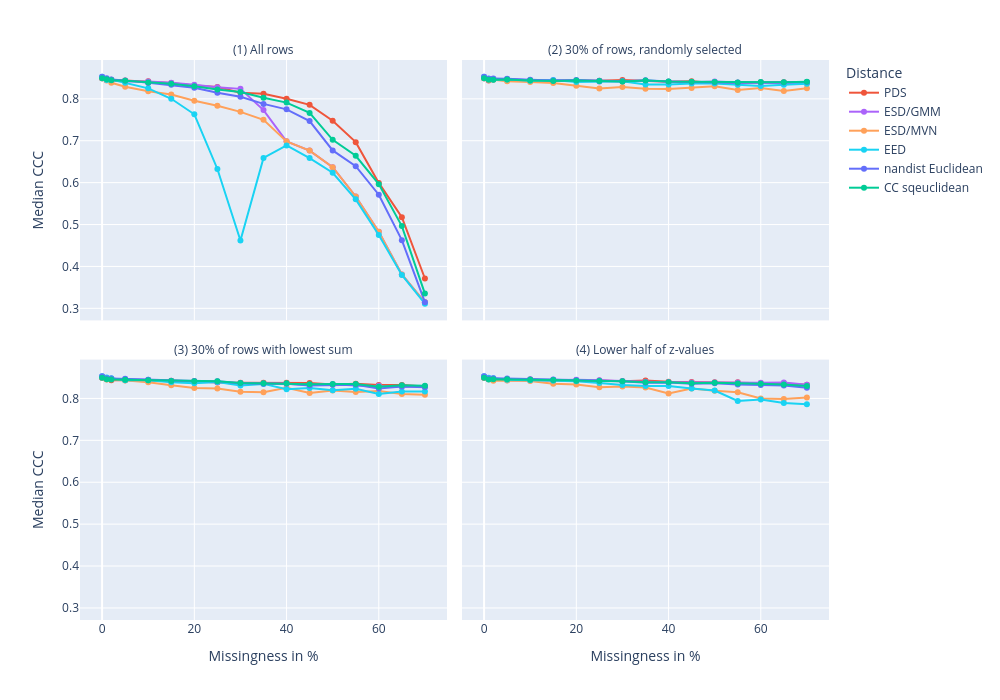
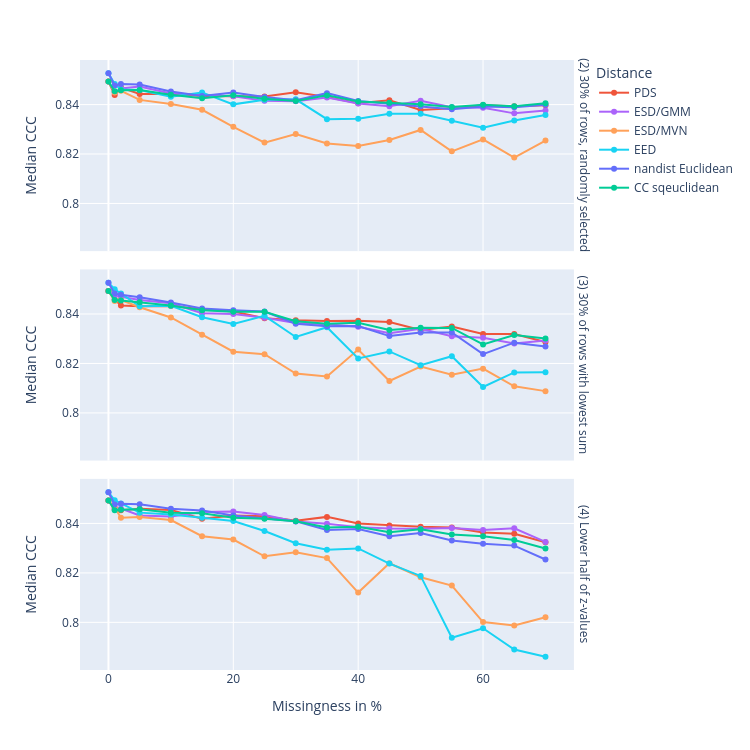

The notebook cell saved with these charts, in order:
### Markdown cell above
## CCC

### Code cell
quadplot("Median CCC")
threeplot("Median CCC")

### Figure 1 — Plotly figure (JSON) as saved in the notebook; plotly's stock layout.template omitted (floating-point values rounded to 4 significant figures)
{"data": [{"hovertemplate": "Distance=dixon_pds_sqeuclidean<br>Scenario=uniform_everywhere<br>Missingness in %=%{x}<br>Median CCC=%{y}<extra></extra>", "legendgroup": "dixon_pds_sqeuclidean", "line": {"color": "#EF553B", "dash": "solid"}, "marker": {"symbol": "circle"}, "mode": "lines+markers", "name": "PDS", "orientation": "v", "showlegend": true, "type": "scatter", "x": [0, 1, 2, 5, 10, 15, 20, 25, 30, 35, 40, 45, 50, 55, 60, 65, 70], "xaxis": "x3", "y": [0.8493, 0.845, 0.8457, 0.8438, 0.8418, 0.8376, 0.8318, 0.8281, 0.8148, 0.812, 0.8003, 0.7857, 0.7477, 0.6966, 0.5994, 0.5175, 0.3712], "yaxis": "y3"}, {"hovertemplate": "Distance=dixon_pds_sqeuclidean<br>Scenario=uniform_randomrows<br>Missingness in %=%{x}<br>Median CCC=%{y}<extra></extra>", "legendgroup": "dixon_pds_sqeuclidean", "line": {"color": "#EF553B", "dash": "solid"}, "marker": {"symbol": "circle"}, "mode": "lines+markers", "name": "PDS", "orientation": "v", "showlegend": false, "type": "scatter", "x": [0, 1, 2, 5, 10, 15, 20, 25, 30, 35, 40, 45, 50, 55, 60, 65, 70], "xaxis": "x4", "y": [0.8493, 0.8439, 0.8469, 0.8443, 0.8443, 0.8434, 0.8434, 0.8432, 0.845, 0.8431, 0.8405, 0.8418, 0.8378, 0.8385, 0.8397, 0.8393, 0.8398], "yaxis": "y4"}, {"hovertemplate": "Distance=dixon_pds_sqeuclidean<br>Scenario=uniform_lowestrowsumsonly<br>Missingness in %=%{x}<br>Median CCC=%{y}<extra></extra>", "legendgroup": "dixon_pds_sqeuclidean", "line": {"color": "#EF553B", "dash": "solid"}, "marker": {"symbol": "circle"}, "mode": "lines+markers", "name": "PDS", "orientation": "v", "showlegend": false, "type": "scatter", "x": [0, 1, 2, 5, 10, 15, 20, 25, 30, 35, 40, 45, 50, 55, 60, 65, 70], "xaxis": "x", "y": [0.8493, 0.846, 0.8435, 0.8431, 0.8432, 0.8419, 0.841, 0.8383, 0.8375, 0.8371, 0.8373, 0.8368, 0.8335, 0.835, 0.832, 0.8319, 0.8286], "yaxis": "y"}, {"hovertemplate": "Distance=dixon_pds_sqeuclidean<br>Scenario=uniform_halflowestscalars<br>Missingness in %=%{x}<br>Median CCC=%{y}<extra></extra>", "legendgroup": "dixon_pds_sqeuclidean", "line": {"color": "#EF553B", "dash": "solid"}, "marker": {"symbol": "circle"}, "mode": "lines+markers", "name": "PDS", "orientation": "v", "showlegend": false, "type": "scatter", "x": [0, 1, 2, 5, 10, 15, 20, 25, 30, 35, 40, 45, 50, 55, 60, 65, 70], "xaxis": "x2", "y": [0.8493, 0.8457, 0.8453, 0.846, 0.8455, 0.8419, 0.8432, 0.8429, 0.8411, 0.8427, 0.84, 0.8392, 0.8386, 0.8383, 0.8363, 0.8359, 0.8324], "yaxis": "y2"}, {"hovertemplate": "Distance=eirola_esd_gmm<br>Scenario=uniform_everywhere<br>Missingness in %=%{x}<br>Median CCC=%{y}<extra></extra>", "legendgroup": "eirola_esd_gmm", "line": {"color": "#AB63FA", "dash": "solid"}, "marker": {"symbol": "circle"}, "mode": "lines+markers", "name": "ESD/GMM", "orientation": "v", "showlegend": true, "type": "scatter", "x": [0, 1, 2, 5, 10, 15, 20, 25, 30, 35, 40, 45, 50, 55, 60, 65, 70], "xaxis": "x3", "y": [0.8493, 0.845, 0.8435, 0.8415, 0.8413, 0.8385, 0.8335, 0.8275, 0.8238, 0.7731, 0.6985, 0.6765, 0.6369, 0.5669, 0.4829, 0.3809, 0.3145], "yaxis": "y3"}, {"hovertemplate": "Distance=eirola_esd_gmm<br>Scenario=uniform_randomrows<br>Missingness in %=%{x}<br>Median CCC=%{y}<extra></extra>", "legendgroup": "eirola_esd_gmm", "line": {"color": "#AB63FA", "dash": "solid"}, "marker": {"symbol": "circle"}, "mode": "lines+markers", "name": "ESD/GMM", "orientation": "v", "showlegend": false, "type": "scatter", "x": [0, 1, 2, 5, 10, 15, 20, 25, 30, 35, 40, 45, 50, 55, 60, 65, 70], "xaxis": "x4", "y": [0.8493, 0.845, 0.8465, 0.8473, 0.8444, 0.8438, 0.8433, 0.8415, 0.8413, 0.8429, 0.8404, 0.8393, 0.8415, 0.839, 0.8387, 0.8364, 0.8377], "yaxis": "y4"}, {"hovertemplate": "Distance=eirola_esd_gmm<br>Scenario=uniform_lowestrowsumsonly<br>Missingness in %=%{x}<br>Median CCC=%{y}<extra></extra>", "legendgroup": "eirola_esd_gmm", "line": {"color": "#AB63FA", "dash": "solid"}, "marker": {"symbol": "circle"}, "mode": "lines+markers", "name": "ESD/GMM", "orientation": "v", "showlegend": false, "type": "scatter", "x": [0, 1, 2, 5, 10, 15, 20, 25, 30, 35, 40, 45, 50, 55, 60, 65, 70], "xaxis": "x", "y": [0.8493, 0.8474, 0.847, 0.8457, 0.8443, 0.8403, 0.84, 0.8385, 0.8364, 0.8359, 0.8348, 0.8323, 0.8341, 0.8311, 0.8304, 0.8281, 0.8293], "yaxis": "y"}, {"hovertemplate": "Distance=eirola_esd_gmm<br>Scenario=uniform_halflowestscalars<br>Missingness in %=%{x}<br>Median CCC=%{y}<extra></extra>", "legendgroup": "eirola_esd_gmm", "line": {"color": "#AB63FA", "dash": "solid"}, "marker": {"symbol": "circle"}, "mode": "lines+markers", "name": "ESD/GMM", "orientation": "v", "showlegend": false, "type": "scatter", "x": [0, 1, 2, 5, 10, 15, 20, 25, 30, 35, 40, 45, 50, 55, 60, 65, 70], "xaxis": "x2", "y": [0.8493, 0.8462, 0.846, 0.8432, 0.8428, 0.8446, 0.8448, 0.8434, 0.8408, 0.8398, 0.8385, 0.838, 0.8379, 0.8382, 0.8373, 0.838, 0.8325], "yaxis": "y2"}, {"hovertemplate": "Distance=eirola_esd_mvn<br>Scenario=uniform_everywhere<br>Missingness in %=%{x}<br>Median CCC=%{y}<extra></extra>", "legendgroup": "eirola_esd_mvn", "line": {"color": "#FFA15A", "dash": "solid"}, "marker": {"symbol": "circle"}, "mode": "lines+markers", "name": "ESD/MVN", "orientation": "v", "showlegend": true, "type": "scatter", "x": [0, 1, 2, 5, 10, 15, 20, 25, 30, 35, 40, 45, 50, 55, 60, 65, 70], "xaxis": "x3", "y": [0.8493, 0.844, 0.8382, 0.829, 0.8182, 0.8105, 0.7955, 0.7834, 0.7689, 0.7499, 0.6985, 0.6765, 0.6369, 0.5669, 0.4829, 0.3809, 0.3145], "yaxis": "y3"}, {"hovertemplate": "Distance=eirola_esd_mvn<br>Scenario=uniform_randomrows<br>Missingness in %=%{x}<br>Median CCC=%{y}<extra></extra>", "legendgroup": "eirola_esd_mvn", "line": {"color": "#FFA15A", "dash": "solid"}, "marker": {"symbol": "circle"}, "mode": "lines+markers", "name": "ESD/MVN", "orientation": "v", "showlegend": false, "type": "scatter", "x": [0, 1, 2, 5, 10, 15, 20, 25, 30, 35, 40, 45, 50, 55, 60, 65, 70], "xaxis": "x4", "y": [0.8493, 0.8449, 0.8456, 0.8419, 0.8402, 0.8379, 0.831, 0.8246, 0.8281, 0.8243, 0.8233, 0.8257, 0.8297, 0.8211, 0.8259, 0.8186, 0.8254], "yaxis": "y4"}, {"hovertemplate": "Distance=eirola_esd_mvn<br>Scenario=uniform_lowestrowsumsonly<br>Missingness in %=%{x}<br>Median CCC=%{y}<extra></extra>", "legendgroup": "eirola_esd_mvn", "line": {"color": "#FFA15A", "dash": "solid"}, "marker": {"symbol": "circle"}, "mode": "lines+markers", "name": "ESD/MVN", "orientation": "v", "showlegend": false, "type": "scatter", "x": [0, 1, 2, 5, 10, 15, 20, 25, 30, 35, 40, 45, 50, 55, 60, 65, 70], "xaxis": "x", "y": [0.8493, 0.8453, 0.8457, 0.8427, 0.8386, 0.8316, 0.8247, 0.8238, 0.8159, 0.8147, 0.8256, 0.8129, 0.8188, 0.8154, 0.8179, 0.8108, 0.8088], "yaxis": "y"}, {"hovertemplate": "Distance=eirola_esd_mvn<br>Scenario=uniform_halflowestscalars<br>Missingness in %=%{x}<br>Median CCC=%{y}<extra></extra>", "legendgroup": "eirola_esd_mvn", "line": {"color": "#FFA15A", "dash": "solid"}, "marker": {"symbol": "circle"}, "mode": "lines+markers", "name": "ESD/MVN", "orientation": "v", "showlegend": false, "type": "scatter", "x": [0, 1, 2, 5, 10, 15, 20, 25, 30, 35, 40, 45, 50, 55, 60, 65, 70], "xaxis": "x2", "y": [0.8493, 0.8464, 0.8423, 0.8426, 0.8414, 0.8348, 0.8335, 0.8267, 0.8284, 0.826, 0.812, 0.8239, 0.8183, 0.8149, 0.8001, 0.7988, 0.8021], "yaxis": "y2"}, {"hovertemplate": "Distance=mesquita_eed<br>Scenario=uniform_everywhere<br>Missingness in %=%{x}<br>Median CCC=%{y}<extra></extra>", "legendgroup": "mesquita_eed", "line": {"color": "#19D3F3", "dash": "solid"}, "marker": {"symbol": "circle"}, "mode": "lines+markers", "name": "EED", "orientation": "v", "showlegend": true, "type": "scatter", "x": [0, 1, 2, 5, 10, 15, 20, 25, 30, 35, 40, 45, 50, 55, 60, 65, 70], "xaxis": "x3", "y": [0.8527, 0.8452, 0.8458, 0.8382, 0.825, 0.8001, 0.7631, 0.6326, 0.4618, 0.6589, 0.6889, 0.6586, 0.6236, 0.5601, 0.4752, 0.3796, 0.3112], "yaxis": "y3"}, {"hovertemplate": "Distance=mesquita_eed<br>Scenario=uniform_randomrows<br>Missingness in %=%{x}<br>Median CCC=%{y}<extra></extra>", "legendgroup": "mesquita_eed", "line": {"color": "#19D3F3", "dash": "solid"}, "marker": {"symbol": "circle"}, "mode": "lines+markers", "name": "EED", "orientation": "v", "showlegend": false, "type": "scatter", "x": [0, 1, 2, 5, 10, 15, 20, 25, 30, 35, 40, 45, 50, 55, 60, 65, 70], "xaxis": "x4", "y": [0.8527, 0.8484, 0.8461, 0.8459, 0.8432, 0.8448, 0.8401, 0.842, 0.8421, 0.8341, 0.8343, 0.8363, 0.8363, 0.8334, 0.8306, 0.8335, 0.8358], "yaxis": "y4"}, {"hovertemplate": "Distance=mesquita_eed<br>Scenario=uniform_lowestrowsumsonly<br>Missingness in %=%{x}<br>Median CCC=%{y}<extra></extra>", "legendgroup": "mesquita_eed", "line": {"color": "#19D3F3", "dash": "solid"}, "marker": {"symbol": "circle"}, "mode": "lines+markers", "name": "EED", "orientation": "v", "showlegend": false, "type": "scatter", "x": [0, 1, 2, 5, 10, 15, 20, 25, 30, 35, 40, 45, 50, 55, 60, 65, 70], "xaxis": "x", "y": [0.8527, 0.85, 0.8483, 0.8431, 0.8434, 0.8387, 0.836, 0.8392, 0.8307, 0.8347, 0.822, 0.8249, 0.8193, 0.8229, 0.8105, 0.8164, 0.8165], "yaxis": "y"}, {"hovertemplate": "Distance=mesquita_eed<br>Scenario=uniform_halflowestscalars<br>Missingness in %=%{x}<br>Median CCC=%{y}<extra></extra>", "legendgroup": "mesquita_eed", "line": {"color": "#19D3F3", "dash": "solid"}, "marker": {"symbol": "circle"}, "mode": "lines+markers", "name": "EED", "orientation": "v", "showlegend": false, "type": "scatter", "x": [0, 1, 2, 5, 10, 15, 20, 25, 30, 35, 40, 45, 50, 55, 60, 65, 70], "xaxis": "x2", "y": [0.8527, 0.8493, 0.8481, 0.8444, 0.8436, 0.8423, 0.841, 0.837, 0.832, 0.8294, 0.8299, 0.8238, 0.8188, 0.7938, 0.7976, 0.789, 0.7861], "yaxis": "y2"}, {"hovertemplate": "Distance=nandist_euclidean<br>Scenario=uniform_everywhere<br>Missingness in %=%{x}<br>Median CCC=%{y}<extra></extra>", "legendgroup": "nandist_euclidean", "line": {"color": "#636EFA", "dash": "solid"}, "marker": {"symbol": "circle"}, "mode": "lines+markers", "name": "nandist Euclidean", "orientation": "v", "showlegend": true, "type": "scatter", "x": [0, 1, 2, 5, 10, 15, 20, 25, 30, 35, 40, 45, 50, 55, 60, 65, 70], "xaxis": "x3", "y": [0.8527, 0.849, 0.846, 0.844, 0.838, 0.8336, 0.8264, 0.8148, 0.8047, 0.7879, 0.7748, 0.747, 0.6769, 0.6392, 0.5712, 0.4627, 0.3147], "yaxis": "y3"}, {"hovertemplate": "Distance=nandist_euclidean<br>Scenario=uniform_randomrows<br>Missingness in %=%{x}<br>Median CCC=%{y}<extra></extra>", "legendgroup": "nandist_euclidean", "line": {"color": "#636EFA", "dash": "solid"}, "marker": {"symbol": "circle"}, "mode": "lines+markers", "name": "nandist Euclidean", "orientation": "v", "showlegend": false, "type": "scatter", "x": [0, 1, 2, 5, 10, 15, 20, 25, 30, 35, 40, 45, 50, 55, 60, 65, 70], "xaxis": "x4", "y": [0.8527, 0.8477, 0.8483, 0.8481, 0.8453, 0.8435, 0.8449, 0.8431, 0.8418, 0.8446, 0.8414, 0.8404, 0.8394, 0.8381, 0.8392, 0.8389, 0.8399], "yaxis": "y4"}, {"hovertemplate": "Distance=nandist_euclidean<br>Scenario=uniform_lowestrowsumsonly<br>Missingness in %=%{x}<br>Median CCC=%{y}<extra></extra>", "legendgroup": "nandist_euclidean", "line": {"color": "#636EFA", "dash": "solid"}, "marker": {"symbol": "circle"}, "mode": "lines+markers", "name": "nandist Euclidean", "orientation": "v", "showlegend": false, "type": "scatter", "x": [0, 1, 2, 5, 10, 15, 20, 25, 30, 35, 40, 45, 50, 55, 60, 65, 70], "xaxis": "x", "y": [0.8527, 0.8482, 0.8478, 0.8467, 0.8446, 0.8422, 0.8415, 0.841, 0.8361, 0.8351, 0.8351, 0.8311, 0.8325, 0.8325, 0.8238, 0.8284, 0.8268], "yaxis": "y"}, {"hovertemplate": "Distance=nandist_euclidean<br>Scenario=uniform_halflowestscalars<br>Missingness in %=%{x}<br>Median CCC=%{y}<extra></extra>", "legendgroup": "nandist_euclidean", "line": {"color": "#636EFA", "dash": "solid"}, "marker": {"symbol": "circle"}, "mode": "lines+markers", "name": "nandist Euclidean", "orientation": "v", "showlegend": false, "type": "scatter", "x": [0, 1, 2, 5, 10, 15, 20, 25, 30, 35, 40, 45, 50, 55, 60, 65, 70], "xaxis": "x2", "y": [0.8527, 0.8477, 0.848, 0.8477, 0.8459, 0.8453, 0.8433, 0.8421, 0.8409, 0.8373, 0.8378, 0.8348, 0.8361, 0.8331, 0.8318, 0.831, 0.8254], "yaxis": "y2"}, {"hovertemplate": "Distance=sqeuclidean<br>Scenario=uniform_everywhere<br>Missingness in %=%{x}<br>Median CCC=%{y}<extra></extra>", "legendgroup": "sqeuclidean", "line": {"color": "#00CC96", "dash": "solid"}, "marker": {"symbol": "circle"}, "mode": "lines+markers", "name": "CC sqeuclidean", "orientation": "v", "showlegend": true, "type": "scatter", "x": [0, 1, 2, 5, 10, 15, 20, 25, 30, 35, 40, 45, 50, 55, 60, 65, 70], "xaxis": "x3", "y": [0.8493, 0.8467, 0.8444, 0.8431, 0.8389, 0.8362, 0.8301, 0.8221, 0.8162, 0.8024, 0.791, 0.7664, 0.7021, 0.6641, 0.5964, 0.4962, 0.3351], "yaxis": "y3"}, {"hovertemplate": "Distance=sqeuclidean<br>Scenario=uniform_randomrows<br>Missingness in %=%{x}<br>Median CCC=%{y}<extra></extra>", "legendgroup": "sqeuclidean", "line": {"color": "#00CC96", "dash": "solid"}, "marker": {"symbol": "circle"}, "mode": "lines+markers", "name": "CC sqeuclidean", "orientation": "v", "showlegend": false, "type": "scatter", "x": [0, 1, 2, 5, 10, 15, 20, 25, 30, 35, 40, 45, 50, 55, 60, 65, 70], "xaxis": "x4", "y": [0.8493, 0.8454, 0.8458, 0.8459, 0.8439, 0.8425, 0.8438, 0.8424, 0.8415, 0.8437, 0.8412, 0.8408, 0.8401, 0.839, 0.8399, 0.8394, 0.8406], "yaxis": "y4"}, {"hovertemplate": "Distance=sqeuclidean<br>Scenario=uniform_lowestrowsumsonly<br>Missingness in %=%{x}<br>Median CCC=%{y}<extra></extra>", "legendgroup": "sqeuclidean", "line": {"color": "#00CC96", "dash": "solid"}, "marker": {"symbol": "circle"}, "mode": "lines+markers", "name": "CC sqeuclidean", "orientation": "v", "showlegend": false, "type": "scatter", "x": [0, 1, 2, 5, 10, 15, 20, 25, 30, 35, 40, 45, 50, 55, 60, 65, 70], "xaxis": "x", "y": [0.8493, 0.8456, 0.8454, 0.8447, 0.8435, 0.8415, 0.8409, 0.8409, 0.8371, 0.836, 0.8364, 0.8336, 0.8344, 0.8344, 0.8277, 0.8315, 0.8301], "yaxis": "y"}, {"hovertemplate": "Distance=sqeuclidean<br>Scenario=uniform_halflowestscalars<br>Missingness in %=%{x}<br>Median CCC=%{y}<extra></extra>", "legendgroup": "sqeuclidean", "line": {"color": "#00CC96", "dash": "solid"}, "marker": {"symbol": "circle"}, "mode": "lines+markers", "name": "CC sqeuclidean", "orientation": "v", "showlegend": false, "type": "scatter", "x": [0, 1, 2, 5, 10, 15, 20, 25, 30, 35, 40, 45, 50, 55, 60, 65, 70], "xaxis": "x2", "y": [0.8493, 0.8453, 0.8456, 0.8458, 0.8444, 0.8441, 0.8423, 0.8419, 0.8409, 0.8384, 0.8387, 0.8364, 0.8376, 0.8356, 0.8348, 0.8333, 0.8299], "yaxis": "y2"}], "layout": {"annotations": [{"font": {}, "showarrow": false, "text": "(3) 30% of rows with lowest sum", "x": 0.245, "xanchor": "center", "xref": "paper", "y": 0.465, "yanchor": "bottom", "yref": "paper"}, {"font": {}, "showarrow": false, "text": "(4) Lower half of z-values", "x": 0.755, "xanchor": "center", "xref": "paper", "y": 0.465, "yanchor": "bottom", "yref": "paper"}, {"font": {}, "showarrow": false, "text": "(1) All rows", "x": 0.245, "xanchor": "center", "xref": "paper", "y": 1.0, "yanchor": "bottom", "yref": "paper"}, {"font": {}, "showarrow": false, "text": "(2) 30% of rows, randomly selected", "x": 0.755, "xanchor": "center", "xref": "paper", "y": 1.0, "yanchor": "bottom", "yref": "paper"}], "height": 700, "legend": {"title": {"text": "Distance"}, "tracegroupgap": 0}, "margin": {"t": 60}, "width": 1000, "xaxis": {"anchor": "y", "domain": [0, 0.49], "title": {"text": "Missingness in %"}}, "xaxis2": {"anchor": "y2", "domain": [0.51, 1], "matches": "x", "title": {"text": "Missingness in %"}}, "xaxis3": {"anchor": "y3", "domain": [0, 0.49], "matches": "x", "showticklabels": false}, "xaxis4": {"anchor": "y4", "domain": [0.51, 1], "matches": "x", "showticklabels": false}, "yaxis": {"anchor": "x", "domain": [0, 0.465], "title": {"text": "Median CCC"}}, "yaxis2": {"anchor": "x2", "domain": [0, 0.465], "matches": "y", "showticklabels": false}, "yaxis3": {"anchor": "x3", "domain": [0.535, 1.0], "matches": "y", "title": {"text": "Median CCC"}}, "yaxis4": {"anchor": "x4", "domain": [0.535, 1.0], "matches": "y", "showticklabels": false}}}

### Figure 2 — Plotly figure (JSON) as saved in the notebook; plotly's stock layout.template omitted (floating-point values rounded to 4 significant figures)
{"data": [{"hovertemplate": "Distance=dixon_pds_sqeuclidean<br>Scenario=uniform_randomrows<br>Missingness in %=%{x}<br>Median CCC=%{y}<extra></extra>", "legendgroup": "dixon_pds_sqeuclidean", "line": {"color": "#EF553B", "dash": "solid"}, "marker": {"symbol": "circle"}, "mode": "lines+markers", "name": "PDS", "orientation": "v", "showlegend": true, "type": "scatter", "x": [0, 1, 2, 5, 10, 15, 20, 25, 30, 35, 40, 45, 50, 55, 60, 65, 70], "xaxis": "x3", "y": [0.8493, 0.8439, 0.8469, 0.8443, 0.8443, 0.8434, 0.8434, 0.8432, 0.845, 0.8431, 0.8405, 0.8418, 0.8378, 0.8385, 0.8397, 0.8393, 0.8398], "yaxis": "y3"}, {"hovertemplate": "Distance=dixon_pds_sqeuclidean<br>Scenario=uniform_lowestrowsumsonly<br>Missingness in %=%{x}<br>Median CCC=%{y}<extra></extra>", "legendgroup": "dixon_pds_sqeuclidean", "line": {"color": "#EF553B", "dash": "solid"}, "marker": {"symbol": "circle"}, "mode": "lines+markers", "name": "PDS", "orientation": "v", "showlegend": false, "type": "scatter", "x": [0, 1, 2, 5, 10, 15, 20, 25, 30, 35, 40, 45, 50, 55, 60, 65, 70], "xaxis": "x2", "y": [0.8493, 0.846, 0.8435, 0.8431, 0.8432, 0.8419, 0.841, 0.8383, 0.8375, 0.8371, 0.8373, 0.8368, 0.8335, 0.835, 0.832, 0.8319, 0.8286], "yaxis": "y2"}, {"hovertemplate": "Distance=dixon_pds_sqeuclidean<br>Scenario=uniform_halflowestscalars<br>Missingness in %=%{x}<br>Median CCC=%{y}<extra></extra>", "legendgroup": "dixon_pds_sqeuclidean", "line": {"color": "#EF553B", "dash": "solid"}, "marker": {"symbol": "circle"}, "mode": "lines+markers", "name": "PDS", "orientation": "v", "showlegend": false, "type": "scatter", "x": [0, 1, 2, 5, 10, 15, 20, 25, 30, 35, 40, 45, 50, 55, 60, 65, 70], "xaxis": "x", "y": [0.8493, 0.8457, 0.8453, 0.846, 0.8455, 0.8419, 0.8432, 0.8429, 0.8411, 0.8427, 0.84, 0.8392, 0.8386, 0.8383, 0.8363, 0.8359, 0.8324], "yaxis": "y"}, {"hovertemplate": "Distance=eirola_esd_gmm<br>Scenario=uniform_randomrows<br>Missingness in %=%{x}<br>Median CCC=%{y}<extra></extra>", "legendgroup": "eirola_esd_gmm", "line": {"color": "#AB63FA", "dash": "solid"}, "marker": {"symbol": "circle"}, "mode": "lines+markers", "name": "ESD/GMM", "orientation": "v", "showlegend": true, "type": "scatter", "x": [0, 1, 2, 5, 10, 15, 20, 25, 30, 35, 40, 45, 50, 55, 60, 65, 70], "xaxis": "x3", "y": [0.8493, 0.845, 0.8465, 0.8473, 0.8444, 0.8438, 0.8433, 0.8415, 0.8413, 0.8429, 0.8404, 0.8393, 0.8415, 0.839, 0.8387, 0.8364, 0.8377], "yaxis": "y3"}, {"hovertemplate": "Distance=eirola_esd_gmm<br>Scenario=uniform_lowestrowsumsonly<br>Missingness in %=%{x}<br>Median CCC=%{y}<extra></extra>", "legendgroup": "eirola_esd_gmm", "line": {"color": "#AB63FA", "dash": "solid"}, "marker": {"symbol": "circle"}, "mode": "lines+markers", "name": "ESD/GMM", "orientation": "v", "showlegend": false, "type": "scatter", "x": [0, 1, 2, 5, 10, 15, 20, 25, 30, 35, 40, 45, 50, 55, 60, 65, 70], "xaxis": "x2", "y": [0.8493, 0.8474, 0.847, 0.8457, 0.8443, 0.8403, 0.84, 0.8385, 0.8364, 0.8359, 0.8348, 0.8323, 0.8341, 0.8311, 0.8304, 0.8281, 0.8293], "yaxis": "y2"}, {"hovertemplate": "Distance=eirola_esd_gmm<br>Scenario=uniform_halflowestscalars<br>Missingness in %=%{x}<br>Median CCC=%{y}<extra></extra>", "legendgroup": "eirola_esd_gmm", "line": {"color": "#AB63FA", "dash": "solid"}, "marker": {"symbol": "circle"}, "mode": "lines+markers", "name": "ESD/GMM", "orientation": "v", "showlegend": false, "type": "scatter", "x": [0, 1, 2, 5, 10, 15, 20, 25, 30, 35, 40, 45, 50, 55, 60, 65, 70], "xaxis": "x", "y": [0.8493, 0.8462, 0.846, 0.8432, 0.8428, 0.8446, 0.8448, 0.8434, 0.8408, 0.8398, 0.8385, 0.838, 0.8379, 0.8382, 0.8373, 0.838, 0.8325], "yaxis": "y"}, {"hovertemplate": "Distance=eirola_esd_mvn<br>Scenario=uniform_randomrows<br>Missingness in %=%{x}<br>Median CCC=%{y}<extra></extra>", "legendgroup": "eirola_esd_mvn", "line": {"color": "#FFA15A", "dash": "solid"}, "marker": {"symbol": "circle"}, "mode": "lines+markers", "name": "ESD/MVN", "orientation": "v", "showlegend": true, "type": "scatter", "x": [0, 1, 2, 5, 10, 15, 20, 25, 30, 35, 40, 45, 50, 55, 60, 65, 70], "xaxis": "x3", "y": [0.8493, 0.8449, 0.8456, 0.8419, 0.8402, 0.8379, 0.831, 0.8246, 0.8281, 0.8243, 0.8233, 0.8257, 0.8297, 0.8211, 0.8259, 0.8186, 0.8254], "yaxis": "y3"}, {"hovertemplate": "Distance=eirola_esd_mvn<br>Scenario=uniform_lowestrowsumsonly<br>Missingness in %=%{x}<br>Median CCC=%{y}<extra></extra>", "legendgroup": "eirola_esd_mvn", "line": {"color": "#FFA15A", "dash": "solid"}, "marker": {"symbol": "circle"}, "mode": "lines+markers", "name": "ESD/MVN", "orientation": "v", "showlegend": false, "type": "scatter", "x": [0, 1, 2, 5, 10, 15, 20, 25, 30, 35, 40, 45, 50, 55, 60, 65, 70], "xaxis": "x2", "y": [0.8493, 0.8453, 0.8457, 0.8427, 0.8386, 0.8316, 0.8247, 0.8238, 0.8159, 0.8147, 0.8256, 0.8129, 0.8188, 0.8154, 0.8179, 0.8108, 0.8088], "yaxis": "y2"}, {"hovertemplate": "Distance=eirola_esd_mvn<br>Scenario=uniform_halflowestscalars<br>Missingness in %=%{x}<br>Median CCC=%{y}<extra></extra>", "legendgroup": "eirola_esd_mvn", "line": {"color": "#FFA15A", "dash": "solid"}, "marker": {"symbol": "circle"}, "mode": "lines+markers", "name": "ESD/MVN", "orientation": "v", "showlegend": false, "type": "scatter", "x": [0, 1, 2, 5, 10, 15, 20, 25, 30, 35, 40, 45, 50, 55, 60, 65, 70], "xaxis": "x", "y": [0.8493, 0.8464, 0.8423, 0.8426, 0.8414, 0.8348, 0.8335, 0.8267, 0.8284, 0.826, 0.812, 0.8239, 0.8183, 0.8149, 0.8001, 0.7988, 0.8021], "yaxis": "y"}, {"hovertemplate": "Distance=mesquita_eed<br>Scenario=uniform_randomrows<br>Missingness in %=%{x}<br>Median CCC=%{y}<extra></extra>", "legendgroup": "mesquita_eed", "line": {"color": "#19D3F3", "dash": "solid"}, "marker": {"symbol": "circle"}, "mode": "lines+markers", "name": "EED", "orientation": "v", "showlegend": true, "type": "scatter", "x": [0, 1, 2, 5, 10, 15, 20, 25, 30, 35, 40, 45, 50, 55, 60, 65, 70], "xaxis": "x3", "y": [0.8527, 0.8484, 0.8461, 0.8459, 0.8432, 0.8448, 0.8401, 0.842, 0.8421, 0.8341, 0.8343, 0.8363, 0.8363, 0.8334, 0.8306, 0.8335, 0.8358], "yaxis": "y3"}, {"hovertemplate": "Distance=mesquita_eed<br>Scenario=uniform_lowestrowsumsonly<br>Missingness in %=%{x}<br>Median CCC=%{y}<extra></extra>", "legendgroup": "mesquita_eed", "line": {"color": "#19D3F3", "dash": "solid"}, "marker": {"symbol": "circle"}, "mode": "lines+markers", "name": "EED", "orientation": "v", "showlegend": false, "type": "scatter", "x": [0, 1, 2, 5, 10, 15, 20, 25, 30, 35, 40, 45, 50, 55, 60, 65, 70], "xaxis": "x2", "y": [0.8527, 0.85, 0.8483, 0.8431, 0.8434, 0.8387, 0.836, 0.8392, 0.8307, 0.8347, 0.822, 0.8249, 0.8193, 0.8229, 0.8105, 0.8164, 0.8165], "yaxis": "y2"}, {"hovertemplate": "Distance=mesquita_eed<br>Scenario=uniform_halflowestscalars<br>Missingness in %=%{x}<br>Median CCC=%{y}<extra></extra>", "legendgroup": "mesquita_eed", "line": {"color": "#19D3F3", "dash": "solid"}, "marker": {"symbol": "circle"}, "mode": "lines+markers", "name": "EED", "orientation": "v", "showlegend": false, "type": "scatter", "x": [0, 1, 2, 5, 10, 15, 20, 25, 30, 35, 40, 45, 50, 55, 60, 65, 70], "xaxis": "x", "y": [0.8527, 0.8493, 0.8481, 0.8444, 0.8436, 0.8423, 0.841, 0.837, 0.832, 0.8294, 0.8299, 0.8238, 0.8188, 0.7938, 0.7976, 0.789, 0.7861], "yaxis": "y"}, {"hovertemplate": "Distance=nandist_euclidean<br>Scenario=uniform_randomrows<br>Missingness in %=%{x}<br>Median CCC=%{y}<extra></extra>", "legendgroup": "nandist_euclidean", "line": {"color": "#636EFA", "dash": "solid"}, "marker": {"symbol": "circle"}, "mode": "lines+markers", "name": "nandist Euclidean", "orientation": "v", "showlegend": true, "type": "scatter", "x": [0, 1, 2, 5, 10, 15, 20, 25, 30, 35, 40, 45, 50, 55, 60, 65, 70], "xaxis": "x3", "y": [0.8527, 0.8477, 0.8483, 0.8481, 0.8453, 0.8435, 0.8449, 0.8431, 0.8418, 0.8446, 0.8414, 0.8404, 0.8394, 0.8381, 0.8392, 0.8389, 0.8399], "yaxis": "y3"}, {"hovertemplate": "Distance=nandist_euclidean<br>Scenario=uniform_lowestrowsumsonly<br>Missingness in %=%{x}<br>Median CCC=%{y}<extra></extra>", "legendgroup": "nandist_euclidean", "line": {"color": "#636EFA", "dash": "solid"}, "marker": {"symbol": "circle"}, "mode": "lines+markers", "name": "nandist Euclidean", "orientation": "v", "showlegend": false, "type": "scatter", "x": [0, 1, 2, 5, 10, 15, 20, 25, 30, 35, 40, 45, 50, 55, 60, 65, 70], "xaxis": "x2", "y": [0.8527, 0.8482, 0.8478, 0.8467, 0.8446, 0.8422, 0.8415, 0.841, 0.8361, 0.8351, 0.8351, 0.8311, 0.8325, 0.8325, 0.8238, 0.8284, 0.8268], "yaxis": "y2"}, {"hovertemplate": "Distance=nandist_euclidean<br>Scenario=uniform_halflowestscalars<br>Missingness in %=%{x}<br>Median CCC=%{y}<extra></extra>", "legendgroup": "nandist_euclidean", "line": {"color": "#636EFA", "dash": "solid"}, "marker": {"symbol": "circle"}, "mode": "lines+markers", "name": "nandist Euclidean", "orientation": "v", "showlegend": false, "type": "scatter", "x": [0, 1, 2, 5, 10, 15, 20, 25, 30, 35, 40, 45, 50, 55, 60, 65, 70], "xaxis": "x", "y": [0.8527, 0.8477, 0.848, 0.8477, 0.8459, 0.8453, 0.8433, 0.8421, 0.8409, 0.8373, 0.8378, 0.8348, 0.8361, 0.8331, 0.8318, 0.831, 0.8254], "yaxis": "y"}, {"hovertemplate": "Distance=sqeuclidean<br>Scenario=uniform_randomrows<br>Missingness in %=%{x}<br>Median CCC=%{y}<extra></extra>", "legendgroup": "sqeuclidean", "line": {"color": "#00CC96", "dash": "solid"}, "marker": {"symbol": "circle"}, "mode": "lines+markers", "name": "CC sqeuclidean", "orientation": "v", "showlegend": true, "type": "scatter", "x": [0, 1, 2, 5, 10, 15, 20, 25, 30, 35, 40, 45, 50, 55, 60, 65, 70], "xaxis": "x3", "y": [0.8493, 0.8454, 0.8458, 0.8459, 0.8439, 0.8425, 0.8438, 0.8424, 0.8415, 0.8437, 0.8412, 0.8408, 0.8401, 0.839, 0.8399, 0.8394, 0.8406], "yaxis": "y3"}, {"hovertemplate": "Distance=sqeuclidean<br>Scenario=uniform_lowestrowsumsonly<br>Missingness in %=%{x}<br>Median CCC=%{y}<extra></extra>", "legendgroup": "sqeuclidean", "line": {"color": "#00CC96", "dash": "solid"}, "marker": {"symbol": "circle"}, "mode": "lines+markers", "name": "CC sqeuclidean", "orientation": "v", "showlegend": false, "type": "scatter", "x": [0, 1, 2, 5, 10, 15, 20, 25, 30, 35, 40, 45, 50, 55, 60, 65, 70], "xaxis": "x2", "y": [0.8493, 0.8456, 0.8454, 0.8447, 0.8435, 0.8415, 0.8409, 0.8409, 0.8371, 0.836, 0.8364, 0.8336, 0.8344, 0.8344, 0.8277, 0.8315, 0.8301], "yaxis": "y2"}, {"hovertemplate": "Distance=sqeuclidean<br>Scenario=uniform_halflowestscalars<br>Missingness in %=%{x}<br>Median CCC=%{y}<extra></extra>", "legendgroup": "sqeuclidean", "line": {"color": "#00CC96", "dash": "solid"}, "marker": {"symbol": "circle"}, "mode": "lines+markers", "name": "CC sqeuclidean", "orientation": "v", "showlegend": false, "type": "scatter", "x": [0, 1, 2, 5, 10, 15, 20, 25, 30, 35, 40, 45, 50, 55, 60, 65, 70], "xaxis": "x", "y": [0.8493, 0.8453, 0.8456, 0.8458, 0.8444, 0.8441, 0.8423, 0.8419, 0.8409, 0.8384, 0.8387, 0.8364, 0.8376, 0.8356, 0.8348, 0.8333, 0.8299], "yaxis": "y"}], "layout": {"annotations": [{"font": {}, "showarrow": false, "text": "(4) Lower half of z-values", "textangle": 90, "x": 0.98, "xanchor": "left", "xref": "paper", "y": 0.1567, "yanchor": "middle", "yref": "paper"}, {"font": {}, "showarrow": false, "text": "(3) 30% of rows with lowest sum", "textangle": 90, "x": 0.98, "xanchor": "left", "xref": "paper", "y": 0.5, "yanchor": "middle", "yref": "paper"}, {"font": {}, "showarrow": false, "text": "(2) 30% of rows, randomly selected", "textangle": 90, "x": 0.98, "xanchor": "left", "xref": "paper", "y": 0.8433, "yanchor": "middle", "yref": "paper"}], "height": 750, "legend": {"title": {"text": "Distance"}, "tracegroupgap": 0}, "margin": {"t": 60}, "width": 750, "xaxis": {"anchor": "y", "domain": [0, 0.98], "title": {"text": "Missingness in %"}}, "xaxis2": {"anchor": "y2", "domain": [0, 0.98], "matches": "x", "showticklabels": false}, "xaxis3": {"anchor": "y3", "domain": [0, 0.98], "matches": "x", "showticklabels": false}, "yaxis": {"anchor": "x", "domain": [0, 0.3133], "title": {"text": "Median CCC"}}, "yaxis2": {"anchor": "x2", "domain": [0.3433, 0.6567], "matches": "y", "title": {"text": "Median CCC"}}, "yaxis3": {"anchor": "x3", "domain": [0.6867, 1.0], "matches": "y", "title": {"text": "Median CCC"}}}}
